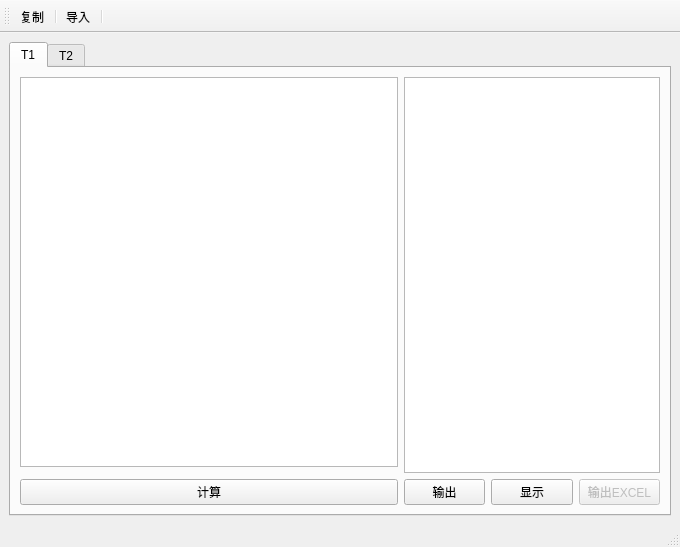
<?xml version="1.0" encoding="UTF-8"?>
<ui version="4.0">
 <class>MainWindow</class>
 <widget class="QMainWindow" name="MainWindow">
  <property name="geometry">
   <rect>
    <x>0</x>
    <y>0</y>
    <width>680</width>
    <height>547</height>
   </rect>
  </property>
  <property name="windowTitle">
   <string>MainWindow</string>
  </property>
  <property name="windowIcon">
   <iconset resource="pic.qrc">
    <normaloff>:/new/picture/pic/性能计算 (1).png</normaloff>:/new/picture/pic/性能计算 (1).png</iconset>
  </property>
  <widget class="QWidget" name="centralwidget">
   <layout class="QGridLayout" name="gridLayout">
    <item row="0" column="0">
     <widget class="QTabWidget" name="tabWidget">
      <property name="currentIndex">
       <number>0</number>
      </property>
      <widget class="QWidget" name="tab">
       <attribute name="title">
        <string>T1</string>
       </attribute>
       <layout class="QGridLayout" name="gridLayout_3">
        <item row="0" column="1">
         <widget class="QTableView" name="ForwardTab"/>
        </item>
        <item row="2" column="1">
         <widget class="QPushButton" name="cal">
          <property name="text">
           <string>计算</string>
          </property>
          <property name="icon">
           <iconset resource="pic.qrc">
            <normaloff>:/new/picture/pic/计算指标.png</normaloff>:/new/picture/pic/计算指标.png</iconset>
          </property>
         </widget>
        </item>
        <item row="2" column="2">
         <widget class="QPushButton" name="Tab2Text">
          <property name="text">
           <string>输出</string>
          </property>
          <property name="icon">
           <iconset resource="pic.qrc">
            <normaloff>:/new/picture/pic/文本输出.png</normaloff>:/new/picture/pic/文本输出.png</iconset>
          </property>
         </widget>
        </item>
        <item row="2" column="3">
         <widget class="QPushButton" name="showdata">
          <property name="text">
           <string>显示</string>
          </property>
          <property name="icon">
           <iconset resource="pic.qrc">
            <normaloff>:/new/picture/pic/报表.png</normaloff>:/new/picture/pic/报表.png</iconset>
          </property>
         </widget>
        </item>
        <item row="2" column="4">
         <widget class="QPushButton" name="btnXls">
          <property name="enabled">
           <bool>false</bool>
          </property>
          <property name="toolTip">
           <string>待实现</string>
          </property>
          <property name="text">
           <string>输出EXCEL</string>
          </property>
          <property name="icon">
           <iconset resource="pic.qrc">
            <normaloff>:/new/picture/pic/Excel写入.png</normaloff>:/new/picture/pic/Excel写入.png</iconset>
          </property>
         </widget>
        </item>
        <item row="0" column="2" rowspan="2" colspan="3">
         <widget class="QPlainTextEdit" name="forText"/>
        </item>
       </layout>
      </widget>
      <widget class="QWidget" name="tab_2">
       <attribute name="title">
        <string>T2</string>
       </attribute>
       <layout class="QGridLayout" name="gridLayout_2">
        <item row="0" column="0">
         <widget class="QToolBox" name="TB1">
          <property name="currentIndex">
           <number>0</number>
          </property>
          <widget class="QWidget" name="QPainter">
           <property name="geometry">
            <rect>
             <x>0</x>
             <y>0</y>
             <width>638</width>
             <height>341</height>
            </rect>
           </property>
           <attribute name="label">
            <string>QPainter</string>
           </attribute>
           <layout class="QVBoxLayout" name="verticalLayout">
            <item>
             <widget class="QWidget" name="w1" native="true"/>
            </item>
           </layout>
          </widget>
          <widget class="QWidget" name="page_2">
           <property name="geometry">
            <rect>
             <x>0</x>
             <y>0</y>
             <width>573</width>
             <height>121</height>
            </rect>
           </property>
           <attribute name="label">
            <string>Page 2</string>
           </attribute>
          </widget>
         </widget>
        </item>
       </layout>
      </widget>
     </widget>
    </item>
   </layout>
  </widget>
  <widget class="QMenuBar" name="menubar">
   <property name="geometry">
    <rect>
     <x>0</x>
     <y>0</y>
     <width>680</width>
     <height>26</height>
    </rect>
   </property>
  </widget>
  <widget class="QStatusBar" name="statusbar"/>
  <widget class="QToolBar" name="toolBar">
   <property name="windowTitle">
    <string>toolBar</string>
   </property>
   <attribute name="toolBarArea">
    <enum>TopToolBarArea</enum>
   </attribute>
   <attribute name="toolBarBreak">
    <bool>false</bool>
   </attribute>
   <addaction name="action_copy"/>
   <addaction name="separator"/>
   <addaction name="action_input"/>
   <addaction name="separator"/>
  </widget>
  <action name="action_copy">
   <property name="icon">
    <iconset resource="pic.qrc">
     <normaloff>:/new/picture/pic/复制.png</normaloff>:/new/picture/pic/复制.png</iconset>
   </property>
   <property name="text">
    <string>复制</string>
   </property>
  </action>
  <action name="action_input">
   <property name="icon">
    <iconset resource="pic.qrc">
     <normaloff>:/new/picture/pic/表格.png</normaloff>:/new/picture/pic/表格.png</iconset>
   </property>
   <property name="text">
    <string>导入</string>
   </property>
  </action>
 </widget>
 <resources>
  <include location="pic.qrc"/>
 </resources>
 <connections/>
</ui>
